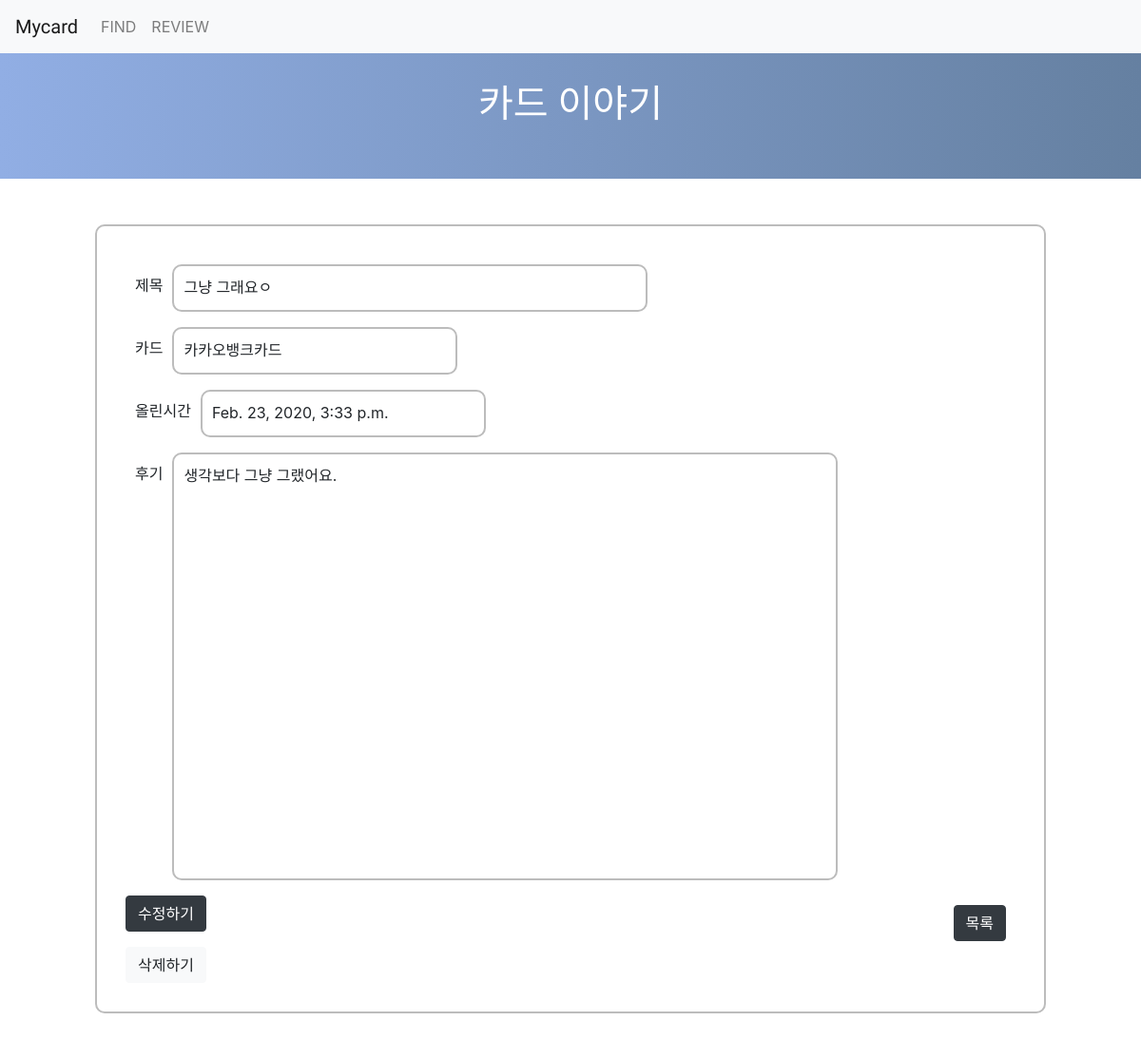
Screenshot of /board_detail/2 with the database file from the repository.
### cardapp/models.py (models this page shows, shortened)
class Blog(models.Model):
    title=models.CharField(max_length=200)
    card_name=models.TextField()
    pub_date=models.DateTimeField('data published')
    body=models.TextField()

### cardapp/views.py (the view)
# urls.py: path('board_detail/<int:blog_id>',cardapp.views.board_detail, name="board_detail"),
def board_detail(request, blog_id):
    board_detail = get_object_or_404(Blog,pk=blog_id)
    return render(request,'board_detail.html',{'blog':board_detail})

### cardapp/templates/board_detail.html (shortened to what this page needs)
{%extends 'base.html'%}
{%block contents%}
<br><br>
<div class="board_sign">
    <p class="sign_word">카드 이야기</p>
</div>
<br>
<br>
<div class="container board_detail_box">
    <div class="input-group">
        <p class="sort">제목</p>
        <p class="detail_title"> {{blog.title}}</p>
    </div>
    <div class="input-group">
        <p class="sort">카드</p>
        <p class="detail_name"> {{blog.card_name}}</p>
    </div>
    <div class="input-group">
        <p class="sort">올린시간</p>
        <p class="detail_name"> {{blog.pub_date}}</p>
    </div>
    <div class="input-group">
        <p class="sort">후기</p>
        <p class="detail_body"> {{blog.body}}</p>
    </div>
    <form action="{%url 'board'%}" class="sort">
        <button type="submit" class="btn btn-dark">목록</button>
    </form>
    <form action="{%url 'board_update' blog.id%}">
        <button class="btn btn-dark" type="submit">수정하기</button>
    </form>
    <form action="{%url 'board_delete' blog.id%}">
        <button class="btn btn-light" type="submit">삭제하기</button>
    </form>
</div>
<br><br>
{%endblock%}

### card/templates/base.html (style rules this page uses)
.board_sign { font-family: 'Do Hyeon'; font-size: 20px; display: block; width: 100%; padding: 32px 10px; color: #fff; background: #91aee4; background: -moz-linear-gradient(left, #91aee4 0, #6580a1 100%); background: -webkit-linear-gradient(left, #91aee4, #7ea8da); background: -webkit-gradient(linear, left top, right top, from(#91aee4), to(#6580a1)); background: -o-linear-gradient(left, #91aee4 0, #34464b 100%); background: linear-gradient(90deg, #91aee4 0, #6580a1); text-align: center; filter: progid:DXImageTransform.Microsoft.gradient(startColorstr="#91aee4", endColorstr="#34464b", GradientType=1); }
.detail_body { border: 2px solid #bcbcbc; padding: 10px 10px; width: 700px; height: 450px; border-radius: 10px; }
.detail_name { border: 2px solid #bcbcbc; padding: 10px 10px; width: 300px; height: 50px; border-radius: 10px; }
.detail_title { border: 2px solid #bcbcbc; padding: 10px 10px; width: 500px; height: 50px; border-radius: 10px; }
.sign_word { font-family: 'Yeon Sung'; font-size: 40px; }
.sort { padding: 10px 10px; float: right; }

### cardapp/templates/board_detail.html (style rules this page uses)
.board_detail_box { border: 2px solid #bcbcbc; padding: 40px 30px; width: 1000px; height: 830px; border-radius: 10px; }

### rows the page displays
Blog: title "그냥 그래요ㅇ", card_name "카카오뱅크카드", pub_date "Feb. 23, 2020, 3:33 p.m.", body "생각보다 그냥 그랬어요."
